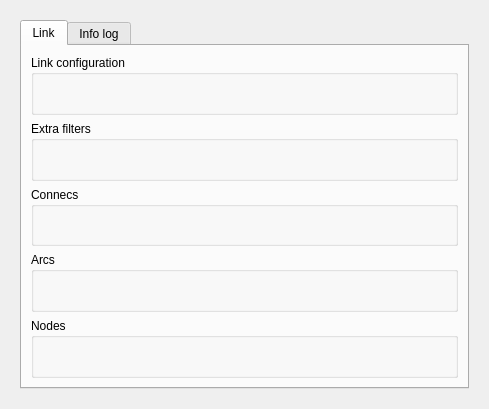
<?xml version="1.0" encoding="UTF-8"?>
<ui version="4.0">
 <class>dlg_connect_link</class>
 <widget class="QDialog" name="dlg_connect_link">
  <property name="geometry">
   <rect>
    <x>0</x>
    <y>0</y>
    <width>489</width>
    <height>409</height>
   </rect>
  </property>
  <property name="minimumSize">
   <size>
    <width>489</width>
    <height>400</height>
   </size>
  </property>
  <property name="maximumSize">
   <size>
    <width>16777215</width>
    <height>720</height>
   </size>
  </property>
  <property name="windowTitle">
   <string>Connect to network</string>
  </property>
  <layout class="QGridLayout" name="gridLayout">
   <item row="0" column="0">
    <widget class="QWidget" name="centralwidget" native="true">
     <property name="minimumSize">
      <size>
       <width>319</width>
       <height>0</height>
      </size>
     </property>
     <layout class="QGridLayout" name="gridLayout_2">
      <item row="0" column="0">
       <widget class="QTabWidget" name="mainTab">
        <property name="currentIndex">
         <number>0</number>
        </property>
        <widget class="QWidget" name="tab_connect">
         <property name="minimumSize">
          <size>
           <width>387</width>
           <height>0</height>
          </size>
         </property>
         <attribute name="title">
          <string>Link</string>
         </attribute>
         <layout class="QVBoxLayout" name="verticalLayout_6">
          <item>
           <widget class="QGroupBox" name="groupBox">
            <property name="title">
             <string>Link configuration</string>
            </property>
            <layout class="QGridLayout" name="gridLayout_3">
             <item row="0" column="0">
              <layout class="QGridLayout" name="lyt_link_configuration"/>
             </item>
            </layout>
           </widget>
          </item>
          <item>
           <widget class="QGroupBox" name="groupBox_5">
            <property name="title">
             <string>Extra filters</string>
            </property>
            <layout class="QGridLayout" name="gridLayout_8">
             <item row="0" column="0">
              <layout class="QGridLayout" name="lyt_extra_filters"/>
             </item>
            </layout>
           </widget>
          </item>
          <item>
           <widget class="QGroupBox" name="groupBox_2">
            <property name="title">
             <string>Connecs</string>
            </property>
            <layout class="QGridLayout" name="gridLayout_5">
             <item row="0" column="0">
              <layout class="QGridLayout" name="lyt_feature_selection"/>
             </item>
             <item row="1" column="0">
              <layout class="QGridLayout" name="lyt_connect_link_3">
               <property name="topMargin">
                <number>0</number>
               </property>
              </layout>
             </item>
            </layout>
           </widget>
          </item>
          <item>
           <widget class="QGroupBox" name="groupBox_3">
            <property name="title">
             <string>Arcs</string>
            </property>
            <layout class="QGridLayout" name="gridLayout_6">
             <item row="0" column="0">
              <layout class="QGridLayout" name="lyt_arc_selection"/>
             </item>
            </layout>
           </widget>
          </item>
          <item>
           <widget class="QGroupBox" name="groupBox_4">
            <property name="title">
             <string>Nodes</string>
            </property>
            <layout class="QGridLayout" name="gridLayout_7">
             <item row="0" column="0">
              <layout class="QGridLayout" name="lyt_node_selection"/>
             </item>
            </layout>
           </widget>
          </item>
         </layout>
        </widget>
        <widget class="QWidget" name="tab_infolog">
         <property name="enabled">
          <bool>true</bool>
         </property>
         <attribute name="title">
          <string>Info log</string>
         </attribute>
         <layout class="QGridLayout" name="gridLayout_4">
          <item row="0" column="0">
           <widget class="QTextEdit" name="tab_log_txt_infolog"/>
          </item>
         </layout>
        </widget>
       </widget>
      </item>
      <item row="1" column="0">
       <layout class="QGridLayout" name="lyt_buttons">
        <property name="topMargin">
         <number>0</number>
        </property>
       </layout>
      </item>
     </layout>
    </widget>
   </item>
  </layout>
 </widget>
 <resources/>
 <connections/>
</ui>
